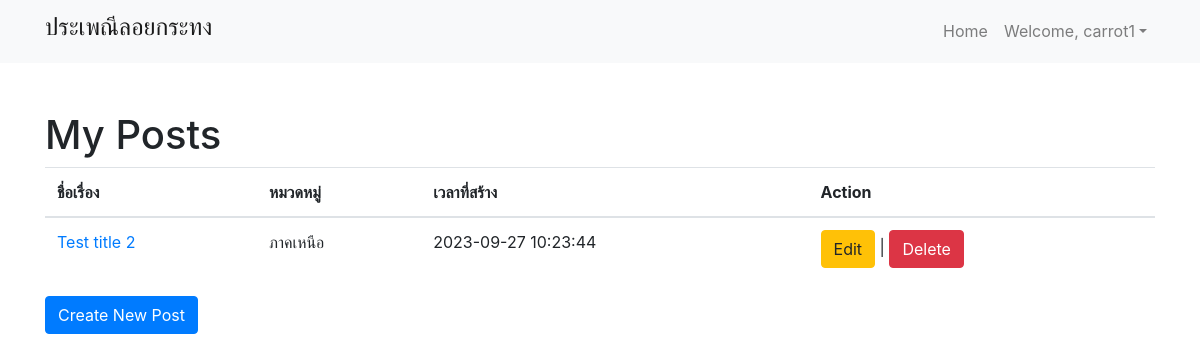
Screenshot of /Profile/my-post.php (signed in) with the database file from the repository.
### tables this page shows
CREATE TABLE `posts` (
  `post_id` int(11) NOT NULL,
  `title` varchar(255) NOT NULL,
  `author_id` int(11) NOT NULL,
  `author` varchar(100) NOT NULL,
  `Categorie` varchar(100) NOT NULL,
  `timestamp` timestamp NOT NULL DEFAULT current_timestamp(),
  `content` text NOT NULL
);

### Profile/my-post.php (the view, shortened to what this page needs)
<!DOCTYPE html>
<html lang="en">
<head>
    <link rel="stylesheet" href="https://stackpath.bootstrapcdn.com/bootstrap/4.5.2/css/bootstrap.min.css">
</head>
<body>
<?php
require "../server.php";
$user_id = $_SESSION['user_id'];
$query = "SELECT * FROM posts WHERE author_id = '$user_id'";
$result = mysqli_query($conn, $query);
?>
<?php include($_SERVER['DOCUMENT_ROOT'] . '\Template\navbar-webboard.php'); ?>
<div class="container mt-5">
    <h1>My Posts</h1>
    <table class="table">
        <thead>
        <tr>
            <th>ชื่อเรื่อง</th>
            <th>หมวดหมู่</th>
            <th>เวลาที่สร้าง</th>
            <th>Action</th>
        </tr>
        </thead>
        <tbody>
        <?php while ($row = mysqli_fetch_assoc($result)) : ?>
            <tr>
                <td><a href="<?= $post_path ?>?id=<?= $row['post_id'] ?>"><?= $row['title'] ?></a></td>
                <td><?= $row['Categorie'] ?></td>
                <td><?= $row['timestamp'] ?></td>
                <td><a class="btn btn-warning" href="../webboard/Post/edit-post.php?id=<?= $row['post_id'] ?>">Edit</a>
                    |
                    <button type="button" class="btn btn-danger" onclick="delete_button(<?= $row['post_id'] ?>)">
                        Delete
                    </button>
                </td>
            </tr>
        <?php endwhile; ?>
        </tbody>
    </table>
    <a href="../webboard/Post/create-post.php" class="btn btn-primary">Create New Post</a>
</div>
</body>
</html>

### rows the page displays
posts: title "Test title 2", Categorie "ภาคเหนือ", timestamp "2023-09-27 10:23:44"

### other values shown
$user_name "carrot1"
